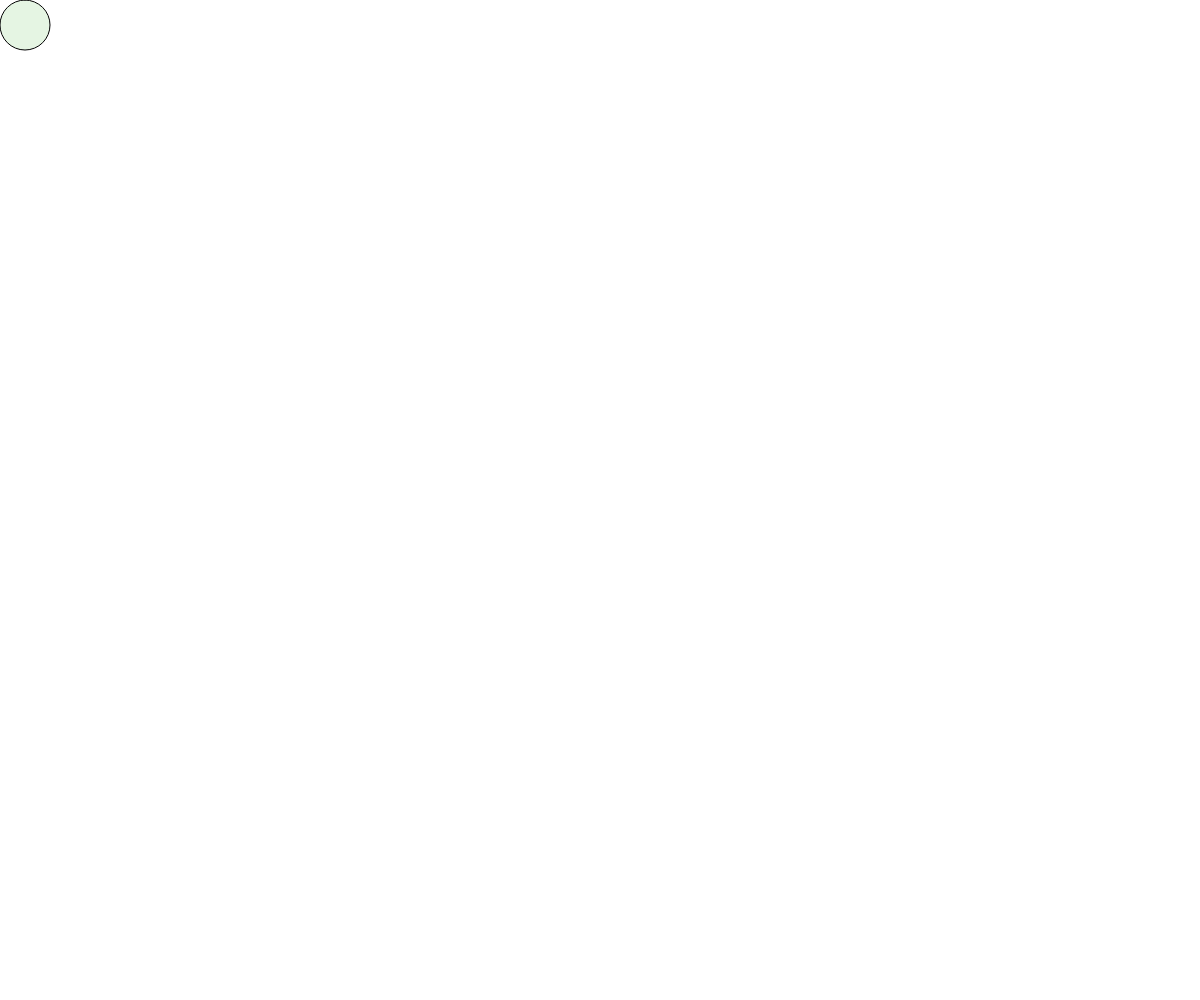
Frame 1 (no input)
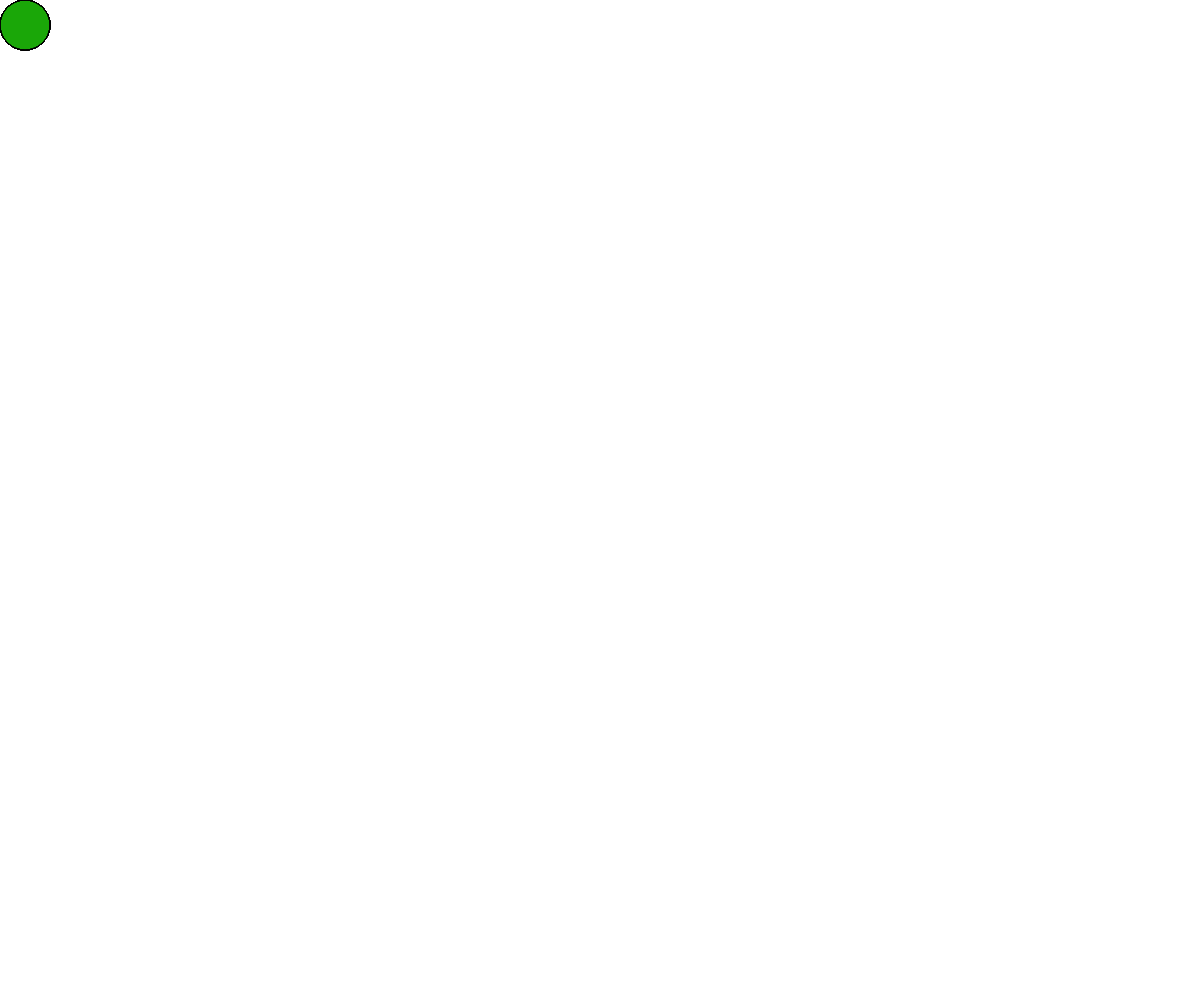
Frame 60 (no input)
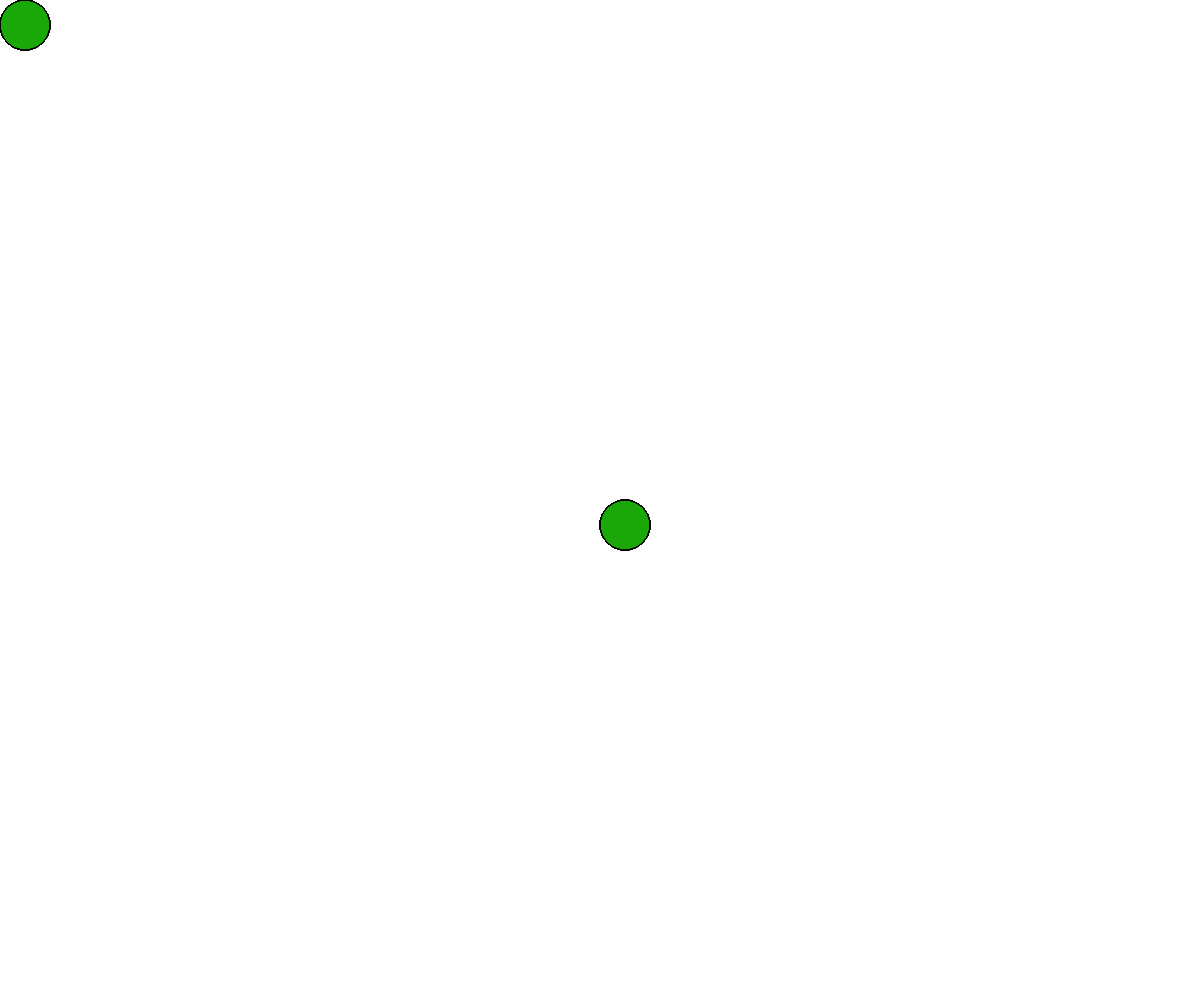
Frame 120 (the mouse pressed at the canvas centre since frame 60)

The p5.js sketch that drew these frames (run headless with seeded random() and noise() and a simulated clock; from frame 60 on, the mouse is pressed at the canvas centre):

// p5.js sketch
// ── sketch.js
function setup() {
 createCanvas( windowWidth , windowHeight ); fill( 29 , 165 , 16 , 29 );
}

function draw() {
  rect( mouseX , mouseY , 50 , 50 , 50 , 50 );
}
 
